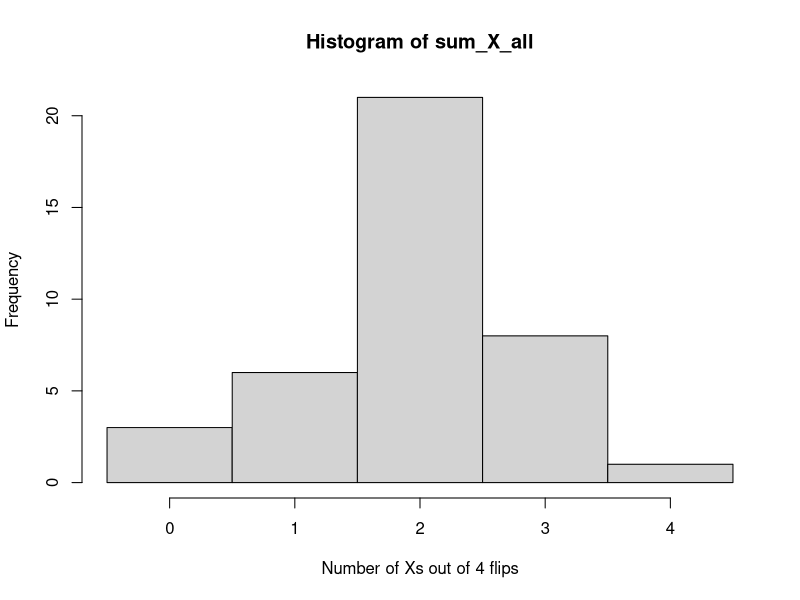
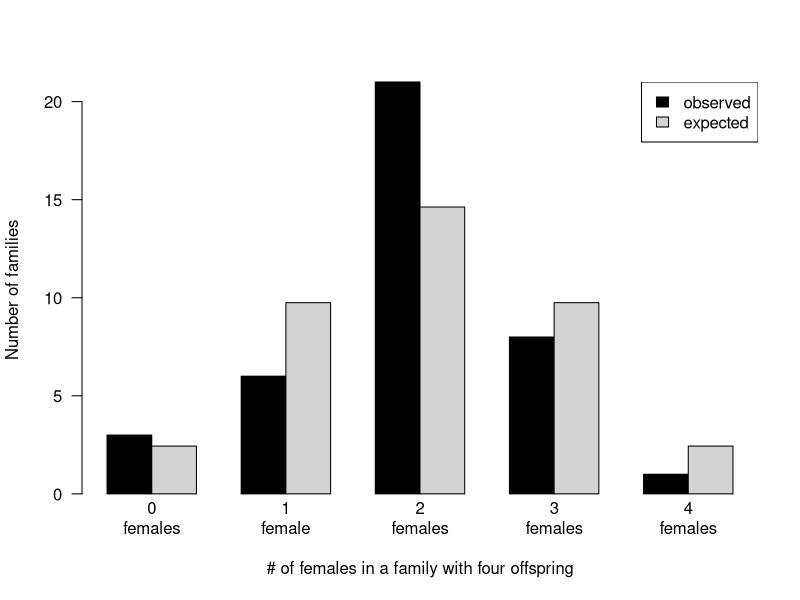

These charts were generated, in order, by the following R code:
# Using the chi-square test

# In class we generated the expected number of times an individual visited one of five friends by choosing their path from their home to their friends' homes using a random coin flip. The same process can be used to investigate the sex composition for a family with four children. In this scenario, we are using identity of chromosomes to define biological sex. Instead of heads or tails as a defining property that determines whether an individual visits a particular friend, we will make a coin with two sides: one with a Y and one with an X, corresponding to the Y and X chromosomes, respectively. 

# First we need to generate a coin. If the coin flip results in a Y, the couple's offspring is labeled male. If the coin flip results in an X, the couple's offspring is labeled female. 
coin <- c("Y","X")

# We can flip the coin once by using the sample function.
flip <- sample(coin, 1)

#we have to flip the coin four times to figure out how many offspring are labeled female.
four_flips <- c(sample(coin, 1), sample(coin, 1), sample(coin, 1), sample(coin, 1))

# alternative method:
four_flips <- sample(coin, 4, replace = T)

#For the four_flips, we can determine the number of females by summing the number of times X appears in the vector four_flips.
sum_heads <- sum(four_flips=="X")

#To replicate what we did in class with the friend visits (i.e., generate a distribution by having all students flip coins and record their data), we need to repeat this process n_students times and then generate a vector of the number of Xs obtained for each of the simulated students. We have 39 students in our section.
n_students <- 39

#make a vector to store the results of the coin flips (i.e. the number of Xs)
sum_X_all <- rep(NA, n_students)

#repeat the coin flipping four times for each student, sum the number of Xs, and store this information
for (i in 1:n_students){
  four_flips <- c(sample(coin, 1), sample(coin, 1), sample(coin, 1), sample(coin, 1))
  sum_X_all[i] <- sum(four_flips=="X")
}

#Let's look at a histogram of the data.
hist_summary <- hist(sum_X_all, breaks=seq(-0.5,4.5,1), xlab = "Number of Xs out of 4 flips")

#now let's figure out the expected number of outcomes we should see assuming the probability of passing on an X or Y chromosome to the offspring is equal. 
exp_females <- c(0.0625*n_students, 0.25*n_students, 0.375*n_students, 0.25*n_students, 0.0625*n_students)

#make a barplot of the simulated and expected data by first making a matrix with the two vectors using rbind()
obs_exp_combined <- rbind(hist_summary$counts, exp_females)

#then making a barplot. The "\n" notation in the names argument adds a line break, so "females" is below the number.
barplot(obs_exp_combined, beside=T, names=c("0\nfemales","1\nfemale", "2\nfemales","3\nfemales", "4\nfemales"), xlab="# of females in a family with four offspring", ylab="Number of families", las=1, col=c("black","light grey"))


#put a legend on the graph
legend("topright", fill=c("black","light grey"), legend=c("observed","expected"))

#use the function chisq.test to evaluate whether the observed data differs from the expectations. To use this function, we need to put the observed and expected data into a table with observation in one column, and expected values in another column. We use cbind() and as.table() to do this.
obs_vs_exp <- as.table(cbind(hist_summary$counts, exp_females))
print(obs_vs_exp)

#add names to the table
dimnames(obs_vs_exp) <- list(ratio = c("All male","3 male, 1 female","2 males and 2 females","3 female, 1 male","All female"), status = c("Observed","Expected"))
print(obs_vs_exp)

#now to the chisq.test
chisq.test(obs_vs_exp)

# Use the evidence in your graph, and the results of the chi-square test to make a claim about differences between the observed and expected values. What to submit: image of your graph, claim, and code with thorough and original annotations (this means you need to go back through the code and write your own annotations, to demonstrate that you understand what is happening at each step). 
